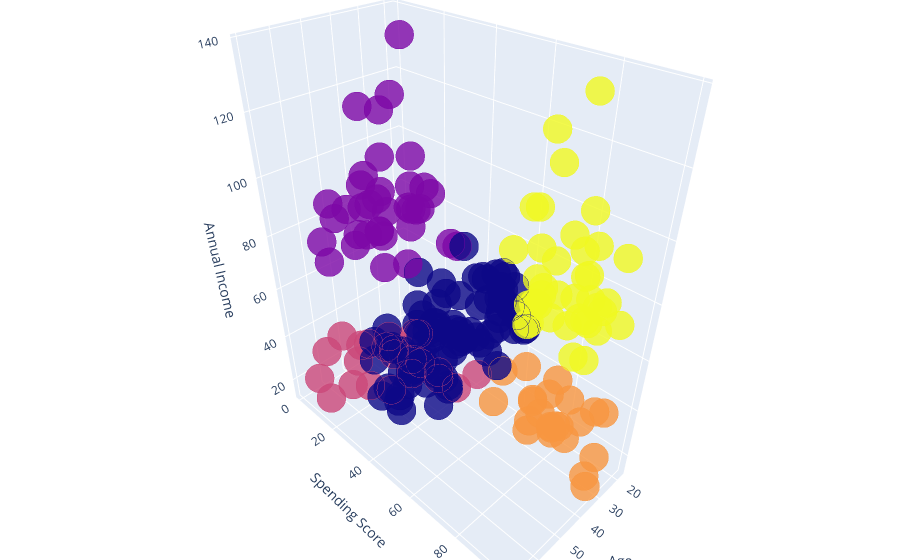

Write notebook code for a chart like this one.
### Code cell
ag_ss_aic['labels'] =  labels

trace1 = go.Scatter3d(
    x= ag_ss_aic['age'],
    y= ag_ss_aic['spending_score'],
    z= ag_ss_aic['annual_income'],
    mode='markers',
     marker=dict(
        color = ag_ss_aic['labels'], 
        size= 10,
        line=dict(
            color= ag_ss_aic['labels'],
            width= 12
        ),
        opacity=0.8
     )
)
df = [trace1]

layout = go.Layout(
    title = 'Character vs Gender vs Alive or not',
    margin=dict(
        l=0,
        r=0,
        b=0,
        t=0  
    ),
    scene = dict(
            xaxis = dict(title  = 'Age'),
            yaxis = dict(title  = 'Spending Score'),
            zaxis = dict(title  = 'Annual Income')
        )
)

fig = go.Figure(data = df, layout = layout)
py.iplot(fig)

### Figure 1 — Plotly figure (JSON) as saved in the notebook; plotly's stock layout.template omitted (floating-point values rounded to 4 significant figures; data arrays with more than 128 entries replaced by an {"elided": "..."} marker saying what was removed)
{"data": [{"marker": {"color": {"elided": "200 int values"}, "line": {"color": {"elided": "200 int values"}, "width": 12}, "opacity": 0.8, "size": 10}, "mode": "markers", "type": "scatter3d", "x": {"elided": "200 int values"}, "y": {"elided": "200 int values"}, "z": {"elided": "200 int values"}}], "layout": {"margin": {"b": 0, "l": 0, "r": 0, "t": 0}, "scene": {"xaxis": {"title": {"text": "Age"}}, "yaxis": {"title": {"text": "Spending Score"}}, "zaxis": {"title": {"text": "Annual Income"}}}, "title": {"text": "Character vs Gender vs Alive or not"}}}
